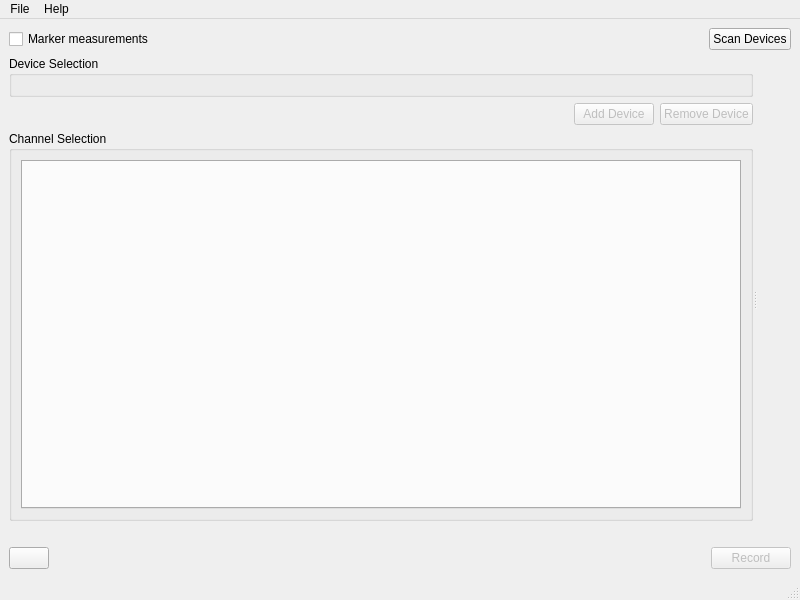
<?xml version="1.0" encoding="UTF-8"?>
<ui version="4.0">
 <class>EPMScopeWindowClass</class>
 <widget class="QMainWindow" name="EPMScopeWindowClass">
  <property name="geometry">
   <rect>
    <x>0</x>
    <y>0</y>
    <width>800</width>
    <height>600</height>
   </rect>
  </property>
  <property name="windowTitle">
   <string>QEPM Scope</string>
  </property>
  <property name="windowIcon">
   <iconset resource="Resources/QEPMScope.qrc">
    <normaloff>:/QEPMScope.ico</normaloff>:/QEPMScope.ico</iconset>
  </property>
  <widget class="QWidget" name="centralwidget">
   <layout class="QGridLayout" name="gridLayout">
    <item row="2" column="0">
     <layout class="QHBoxLayout" name="_footer">
      <item>
       <widget class="QPushButton" name="_settingsBtn">
        <property name="text">
         <string/>
        </property>
        <property name="icon">
         <iconset theme="QIcon::ThemeIcon::DocumentProperties"/>
        </property>
       </widget>
      </item>
      <item>
       <spacer name="_settingsHSpacer">
        <property name="orientation">
         <enum>Qt::Orientation::Horizontal</enum>
        </property>
        <property name="sizeType">
         <enum>QSizePolicy::Policy::Expanding</enum>
        </property>
        <property name="sizeHint" stdset="0">
         <size>
          <width>40</width>
          <height>20</height>
         </size>
        </property>
       </spacer>
      </item>
      <item>
       <widget class="QPushButton" name="_recordBtn">
        <property name="enabled">
         <bool>false</bool>
        </property>
        <property name="text">
         <string>Record</string>
        </property>
        <property name="icon">
         <iconset theme="QIcon::ThemeIcon::MediaRecord"/>
        </property>
       </widget>
      </item>
     </layout>
    </item>
    <item row="0" column="0">
     <layout class="QHBoxLayout" name="_header">
      <property name="sizeConstraint">
       <enum>QLayout::SizeConstraint::SetDefaultConstraint</enum>
      </property>
      <item>
       <widget class="QCheckBox" name="_markerCheckBox">
        <property name="toolTip">
         <string>Gate acquisition on a hardware pulse. When enabled, data and timer start on a marker pulse.</string>
        </property>
        <property name="text">
         <string>Marker measurements</string>
        </property>
       </widget>
      </item>
      <item>
       <spacer name="horizontalSpacer">
        <property name="orientation">
         <enum>Qt::Orientation::Horizontal</enum>
        </property>
        <property name="sizeType">
         <enum>QSizePolicy::Policy::Expanding</enum>
        </property>
        <property name="sizeHint" stdset="0">
         <size>
          <width>40</width>
          <height>10</height>
         </size>
        </property>
       </spacer>
      </item>
      <item>
       <widget class="QPushButton" name="_scanDevices">
        <property name="text">
         <string>Scan Devices</string>
        </property>
        <property name="icon">
         <iconset theme="QIcon::ThemeIcon::EditFind"/>
        </property>
       </widget>
      </item>
     </layout>
    </item>
    <item row="1" column="0">
     <layout class="QHBoxLayout" name="_workspace">
      <item>
       <widget class="QSplitter" name="_splitter">
        <property name="midLineWidth">
         <number>1</number>
        </property>
        <property name="orientation">
         <enum>Qt::Orientation::Horizontal</enum>
        </property>
        <widget class="QWidget" name="gridLayoutWidget_2">
         <layout class="QGridLayout" name="_channelSelectionPane">
          <item row="0" column="0">
           <widget class="QGroupBox" name="_deviceGroupBox">
            <property name="sizePolicy">
             <sizepolicy hsizetype="Minimum" vsizetype="Preferred">
              <horstretch>0</horstretch>
              <verstretch>0</verstretch>
             </sizepolicy>
            </property>
            <property name="title">
             <string>Device Selection</string>
            </property>
            <layout class="QVBoxLayout" name="verticalLayout"/>
           </widget>
          </item>
          <item row="3" column="0">
           <spacer name="_channelTableVSpacer">
            <property name="orientation">
             <enum>Qt::Orientation::Vertical</enum>
            </property>
            <property name="sizeType">
             <enum>QSizePolicy::Policy::Fixed</enum>
            </property>
            <property name="sizeHint" stdset="0">
             <size>
              <width>10</width>
              <height>20</height>
             </size>
            </property>
           </spacer>
          </item>
          <item row="1" column="0">
           <layout class="QHBoxLayout" name="_addDevicesHLayout">
            <property name="sizeConstraint">
             <enum>QLayout::SizeConstraint::SetDefaultConstraint</enum>
            </property>
            <item>
             <spacer name="_addDeviceSpacer">
              <property name="orientation">
               <enum>Qt::Orientation::Horizontal</enum>
              </property>
              <property name="sizeHint" stdset="0">
               <size>
                <width>40</width>
                <height>20</height>
               </size>
              </property>
             </spacer>
            </item>
            <item>
             <widget class="QPushButton" name="_addDeviceBtn">
              <property name="enabled">
               <bool>false</bool>
              </property>
              <property name="text">
               <string>Add Device</string>
              </property>
              <property name="icon">
               <iconset theme="QIcon::ThemeIcon::ListAdd"/>
              </property>
             </widget>
            </item>
            <item>
             <widget class="QPushButton" name="_removeDeviceBtn">
              <property name="enabled">
               <bool>false</bool>
              </property>
              <property name="text">
               <string>Remove Device</string>
              </property>
              <property name="icon">
               <iconset theme="QIcon::ThemeIcon::ListRemove"/>
              </property>
             </widget>
            </item>
           </layout>
          </item>
          <item row="2" column="0">
           <widget class="QGroupBox" name="_channelGroupBox">
            <property name="sizePolicy">
             <sizepolicy hsizetype="Expanding" vsizetype="Expanding">
              <horstretch>0</horstretch>
              <verstretch>0</verstretch>
             </sizepolicy>
            </property>
            <property name="title">
             <string>Channel Selection</string>
            </property>
            <layout class="QHBoxLayout" name="horizontalLayout_3">
             <item>
              <widget class="QTabWidget" name="_epmChannelTabWidget">
               <property name="currentIndex">
                <number>-1</number>
               </property>
              </widget>
             </item>
            </layout>
           </widget>
          </item>
         </layout>
        </widget>
        <widget class="QWidget" name="gridLayoutWidget">
         <layout class="QVBoxLayout" name="_chartVLayout">
          <item>
           <spacer name="_chartVSpacer">
            <property name="orientation">
             <enum>Qt::Orientation::Vertical</enum>
            </property>
            <property name="sizeType">
             <enum>QSizePolicy::Policy::Fixed</enum>
            </property>
            <property name="sizeHint" stdset="0">
             <size>
              <width>10</width>
              <height>20</height>
             </size>
            </property>
           </spacer>
          </item>
          <item>
           <widget class="CurrentChartLive" name="_currentChart" native="true">
            <property name="sizePolicy">
             <sizepolicy hsizetype="Expanding" vsizetype="Preferred">
              <horstretch>0</horstretch>
              <verstretch>0</verstretch>
             </sizepolicy>
            </property>
           </widget>
          </item>
          <item>
           <widget class="VoltageChartLive" name="_voltageChart" native="true">
            <property name="sizePolicy">
             <sizepolicy hsizetype="Expanding" vsizetype="Preferred">
              <horstretch>0</horstretch>
              <verstretch>0</verstretch>
             </sizepolicy>
            </property>
           </widget>
          </item>
         </layout>
        </widget>
       </widget>
      </item>
     </layout>
    </item>
   </layout>
  </widget>
  <widget class="QMenuBar" name="_menubar">
   <property name="geometry">
    <rect>
     <x>0</x>
     <y>0</y>
     <width>800</width>
     <height>22</height>
    </rect>
   </property>
   <widget class="QMenu" name="menuFile">
    <property name="title">
     <string>File</string>
    </property>
    <addaction name="_actionPreferences"/>
    <addaction name="_actionQuit"/>
   </widget>
   <widget class="QMenu" name="menuHelp">
    <property name="title">
     <string>Help</string>
    </property>
    <addaction name="_actionContents"/>
    <addaction name="separator"/>
    <addaction name="_actionAbout"/>
    <addaction name="_actionSubmitBugReport"/>
   </widget>
   <addaction name="menuFile"/>
   <addaction name="menuHelp"/>
  </widget>
  <widget class="QStatusBar" name="_statusbar"/>
  <action name="_actionPreferences">
   <property name="text">
    <string>Preferences...</string>
   </property>
   <property name="toolTip">
    <string>Configure EPM Scope Settings</string>
   </property>
  </action>
  <action name="_actionQuit">
   <property name="text">
    <string>Quit</string>
   </property>
   <property name="toolTip">
    <string>Exit EPM Scope</string>
   </property>
  </action>
  <action name="_actionContents">
   <property name="text">
    <string>Contents</string>
   </property>
   <property name="toolTip">
    <string>Open documentation</string>
   </property>
  </action>
  <action name="_actionAbout">
   <property name="text">
    <string>About...</string>
   </property>
   <property name="toolTip">
    <string>About EPM Scope</string>
   </property>
  </action>
  <action name="_actionSubmitBugReport">
   <property name="icon">
    <iconset resource="Resources/QEPMScope.qrc">
     <normaloff>:/BugWriter.png</normaloff>:/BugWriter.png</iconset>
   </property>
   <property name="text">
    <string>Submit Bug Report...</string>
   </property>
  </action>
 </widget>
 <customwidgets>
  <customwidget>
   <class>CurrentChartLive</class>
   <extends>QWidget</extends>
   <header location="global">CurrentChartLive.h</header>
   <container>1</container>
  </customwidget>
  <customwidget>
   <class>VoltageChartLive</class>
   <extends>QWidget</extends>
   <header location="global">VoltageChartLive.h</header>
   <container>1</container>
  </customwidget>
 </customwidgets>
 <resources>
  <include location="Resources/QEPMScope.qrc"/>
 </resources>
 <connections/>
</ui>
